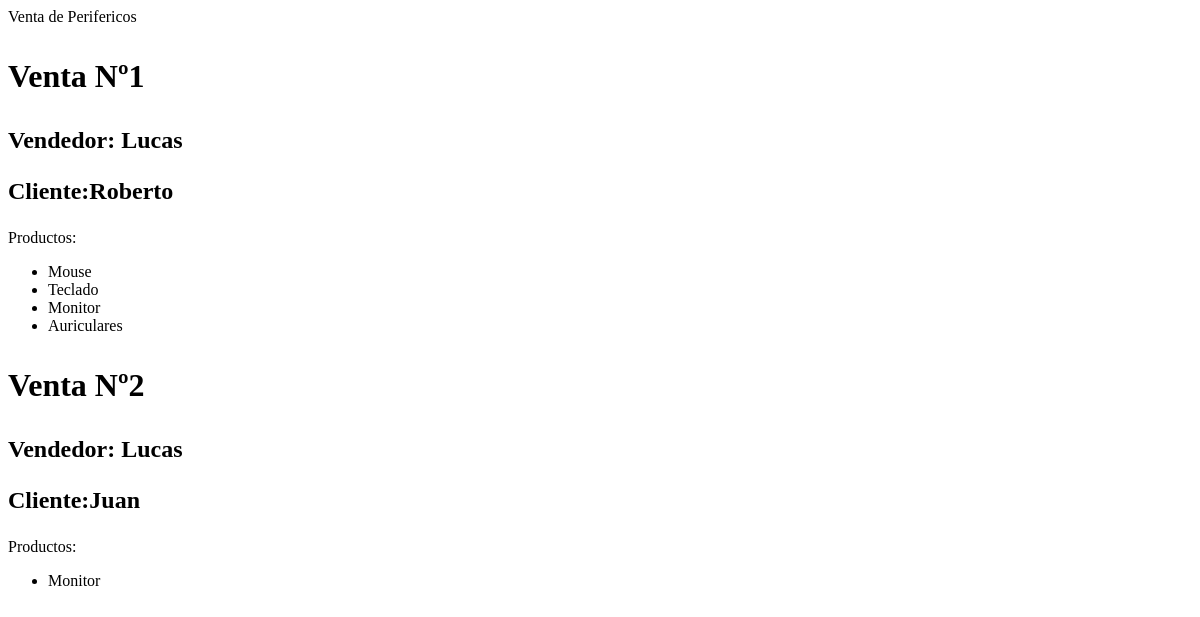
The app's page /clase/, older data.
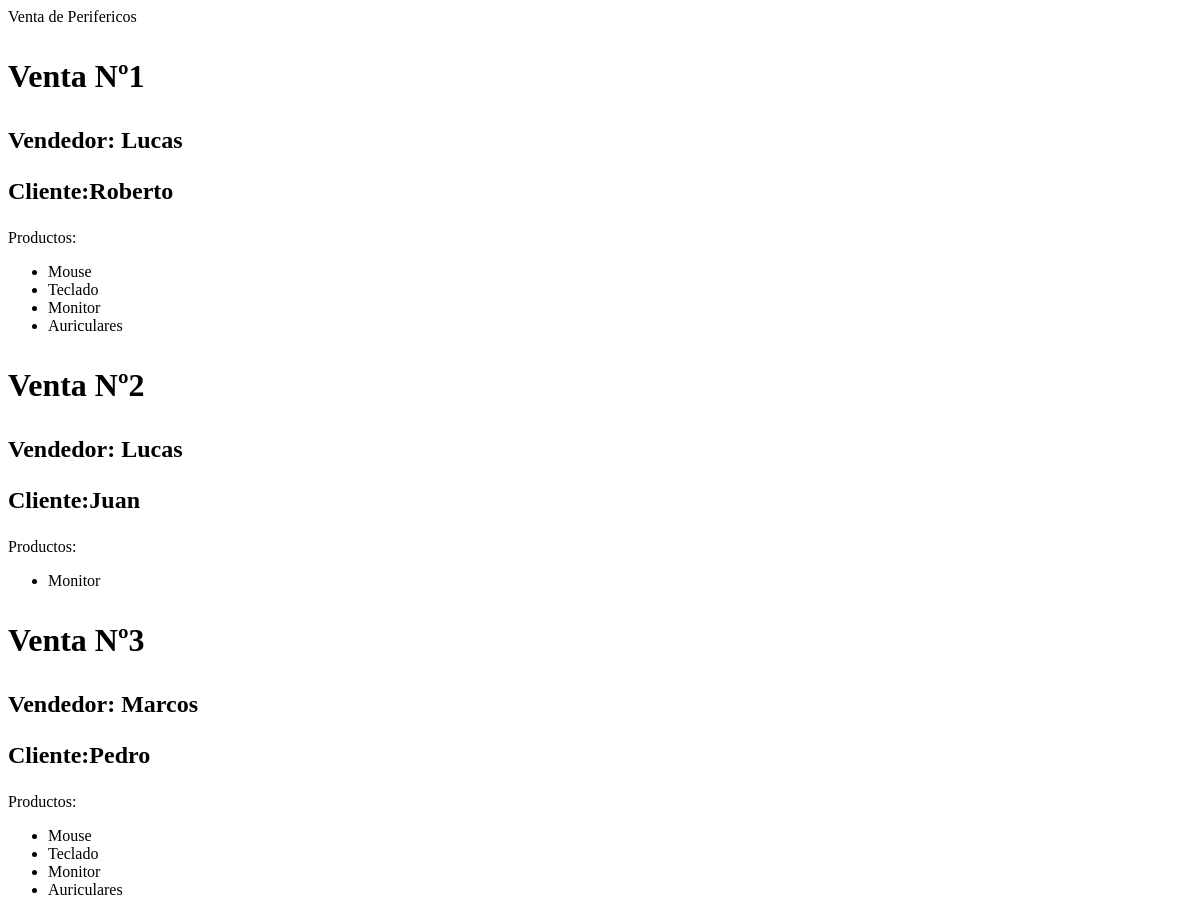
The same page, newer data.
### clase/models.py (models this page shows, shortened)
class Venta(models.Model):
    Nro_Venta = models.PositiveIntegerField(unique=True)
    cliente = models.ForeignKey(Cliente, on_delete=models.SET_NULL, null=True, blank=True)
    vendedor = models.ForeignKey(Vendedor, on_delete=models.SET_NULL, null=True, blank=True)
    producto = models.ManyToManyField(Producto)

class Vendedor(models.Model):
    nombre = models.CharField(max_length=50)
    def __str__(self) -> str:
        return self.nombre

class Cliente(models.Model):
    nombre = models.CharField(max_length=50)
    def __str__(self) -> str:
        return self.nombre

class Producto(models.Model):
    nombre = models.CharField(max_length=50, unique=True)

### clase/views.py (the view)
# urls.py: path("", views.index, name="index"),
def index(request):
    ventas_de_perifericos = models.Venta.objects.all()
    contexto = {"ventas": ventas_de_perifericos}
    return render(request, "clase/index.html", contexto)

### clase/templates/clase/index.html
{% extends 'core/base.html' %}
{% block titulo %}
    Venta de Perifericos
{% endblock titulo %}
{% block contenido %}
    {% for ventas_de_perifericos in ventas %}
        <h1><p>Venta Nº{{ ventas_de_perifericos.Nro_Venta}}</p> <h1>
        <h2><p>Vendedor: {{ ventas_de_perifericos.vendedor}} </p> <h2>
        <h2><p>Cliente:{{ ventas_de_perifericos.cliente}}</p> </h2>
        <p>Productos:</p>
        <ul>
            {% for producto in ventas_de_perifericos.producto.all %}
                <li>{{producto.nombre}}</li>
            {% endfor %}
        </ul>
    {% endfor %}
{% endblock contenido %}

### core/templates/core/base.html (shortened to what this page needs)
<!DOCTYPE html>
<html lang="es">
<head>
</head>
<body>
      {% block titulo %}
      {% endblock titulo %}
      {% block contenido %}
      {% endblock contenido %}
    </body>
</html>

Row changes from the older to the newer data that the page shows:
added Venta: Nro_Venta "3", vendedor "Marcos", cliente "Pedro", Producto (nombre "Mouse"), Producto (nombre "Teclado"), Producto (nombre "Monitor"), Producto (nombre "Auriculares")
